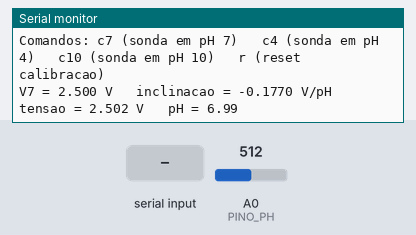
Recording of a sketch running on a simulated Arduino Uno, built with avr-gcc and run on an emulated ATmega328P. Shown: the last lines printed to the serial monitor. The inputs (shaded band) are chosen by the test bench; at power-on: A0 (PINO_PH) = 512. EEPROM starts erased.

Above: at 1.2 s.
1.3 s: "c7\n" received over Serial
At 1.92 s:
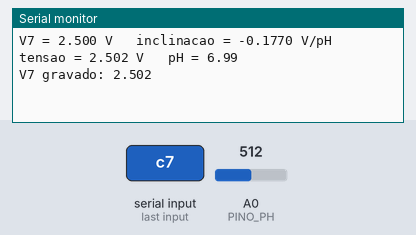
3.2 s: "c4\n" received over Serial
At 5.9 s:
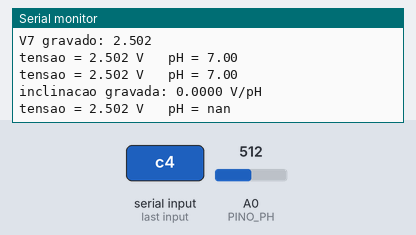
6.2 s: A0 (PINO_PH) set to 716
At 9.1 s:
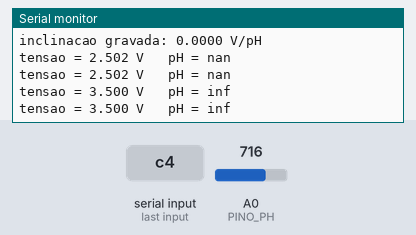
9.2 s: "r\n" received over Serial
At 10.38 s:
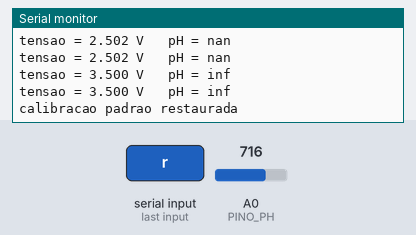
11.6 s: A0 (PINO_PH) set to 900
At 12.8 s:
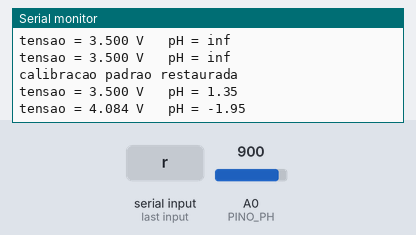
Timing chart, 0 to 14.1 s (numbered marks = the images above; inputs shaded):
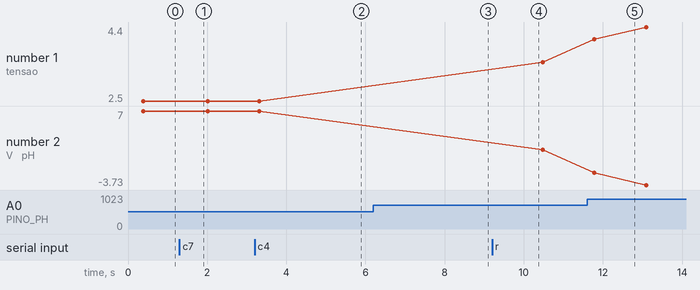

Measured:
- after the input at 1.3 s, the serial monitor: prints a new line after 0.41 s (image 1)
- after the input at 3.2 s, the serial monitor: prints a new line after 1.4 s (image 2)
- after the input at 6.2 s, the serial monitor: prints a new line after 1.3 s (image 3)
- after the input at 9.2 s, the serial monitor: prints a new line after 0.98 s (image 4)
- after the input at 11.6 s, the serial monitor: prints a new line after 0.18 s (image 5)
- plotted number 1: 3.5 → 4.4 after the input at 11.6 s
- plotted number 2: 7 → 1.35 after the input at 9.2 s, 1.35 → -3.73 after the input at 11.6 s

The sketch:

06_ph4502c_uno.ino
```cpp
/*
  06 - pH-4502C + sonda BNC: medindo acidez de liquidos
  Placa: Arduino Uno/Nano     Sem biblioteca: e um sinal analogico que NOS calibramos.

  Placa pH-4502C:  V+ -> 5V   G -> GND (os dois G)   Po -> A0 (saida de pH)   To -> A1 (temperatura, opcional)
                   Do -> saida digital com limiar (pot menor)   A sonda entra no conector BNC.
  Pot grande (perto do BNC) = OFFSET: ajusta a saida para 2,5 V com a sonda em pH 7 (ou com o BNC em curto).
  Pot pequeno = limiar do Do (nao mexe no Po).

  Quimica: a sonda e uma celula eletroquimica. Uma membrana de VIDRO especial deixa ions H+
  "conversarem" com a solucao; a diferenca de concentracao de H+ entre o liquido e a solucao
  interna (pH 7) gera uma TENSAO (equacao de Nernst): ~59,16 mV por unidade de pH a 25 C,
  e 0 V em pH 7. pH 4 -> +177 mV; pH 10 -> -177 mV. A placa amplifica e desloca esse sinal
  para 0..5 V (pH 7 = 2,5 V). pH = -log10[H+]: cada unidade e 10x mais ions H+.

  Calibracao (2 pontos) com solucoes tampao pH 7,00 e pH 4,00 (ou 10,00):
    1. Sonda em pH 7: digite  c7  no Serial -> grava V7
    2. Enxague com agua destilada, sonda em pH 4: digite  c4  -> grava V4 e calcula a inclinacao
    Os valores ficam na EEPROM. A inclinacao ideal e ~ -0,177 V/pH (depende da placa e da sonda).
*/
#include <EEPROM.h>

const int PINO_PH = A0;
const int N_AMOSTRAS = 30;
float V7 = 2.50;          // tensao em pH 7 (offset)
float INCLINACAO = -0.177;// V por unidade de pH (negativo: mais acido = mais tensao nesta placa)

float lerTensao() {                    // media de N amostras descartando as 5 maiores e 5 menores
  int v[N_AMOSTRAS];
  for (int i = 0; i < N_AMOSTRAS; i++) { v[i] = analogRead(PINO_PH); delay(10); }
  for (int i = 0; i < N_AMOSTRAS - 1; i++) for (int j = 0; j < N_AMOSTRAS - 1 - i; j++)
    if (v[j] > v[j + 1]) { int t = v[j]; v[j] = v[j + 1]; v[j + 1] = t; }
  long soma = 0; for (int i = 5; i < N_AMOSTRAS - 5; i++) soma += v[i];
  return (soma / float(N_AMOSTRAS - 10)) * 5.0 / 1023.0;
}

float tensaoParaPH(float v) { return 7.0 + (v - V7) / INCLINACAO; }

void salvar() { EEPROM.put(0, V7); EEPROM.put(4, INCLINACAO); }
void carregar() {
  float a, b; EEPROM.get(0, a); EEPROM.get(4, b);
  if (!isnan(a) && a > 1 && a < 4) V7 = a;
  if (!isnan(b) && b < -0.05 && b > -0.5) INCLINACAO = b;
}

void setup() {
  Serial.begin(9600);
  carregar();
  Serial.println("Comandos: c7 (sonda em pH 7)   c4 (sonda em pH 4)   c10 (sonda em pH 10)   r (reset calibracao)");
  Serial.print("V7 = "); Serial.print(V7, 3); Serial.print(" V   inclinacao = "); Serial.print(INCLINACAO, 4); Serial.println(" V/pH");
}

void loop() {
  if (Serial.available()) {
    String cmd = Serial.readStringUntil('\n'); cmd.trim();
    float v = lerTensao();
    if (cmd == "c7") { V7 = v; salvar(); Serial.print("V7 gravado: "); Serial.println(v, 3); }
    else if (cmd == "c4" || cmd == "c10") {
      float phRef = (cmd == "c4") ? 4.0 : 10.0;
      INCLINACAO = (v - V7) / (phRef - 7.0); salvar();
      Serial.print("inclinacao gravada: "); Serial.print(INCLINACAO, 4); Serial.println(" V/pH");
    }
    else if (cmd == "r") { V7 = 2.5; INCLINACAO = -0.177; salvar(); Serial.println("calibracao padrao restaurada"); }
  }
  float v = lerTensao();
  Serial.print("tensao = "); Serial.print(v, 3); Serial.print(" V   pH = "); Serial.println(tensaoParaPH(v), 2);
  delay(1000);
}
```
